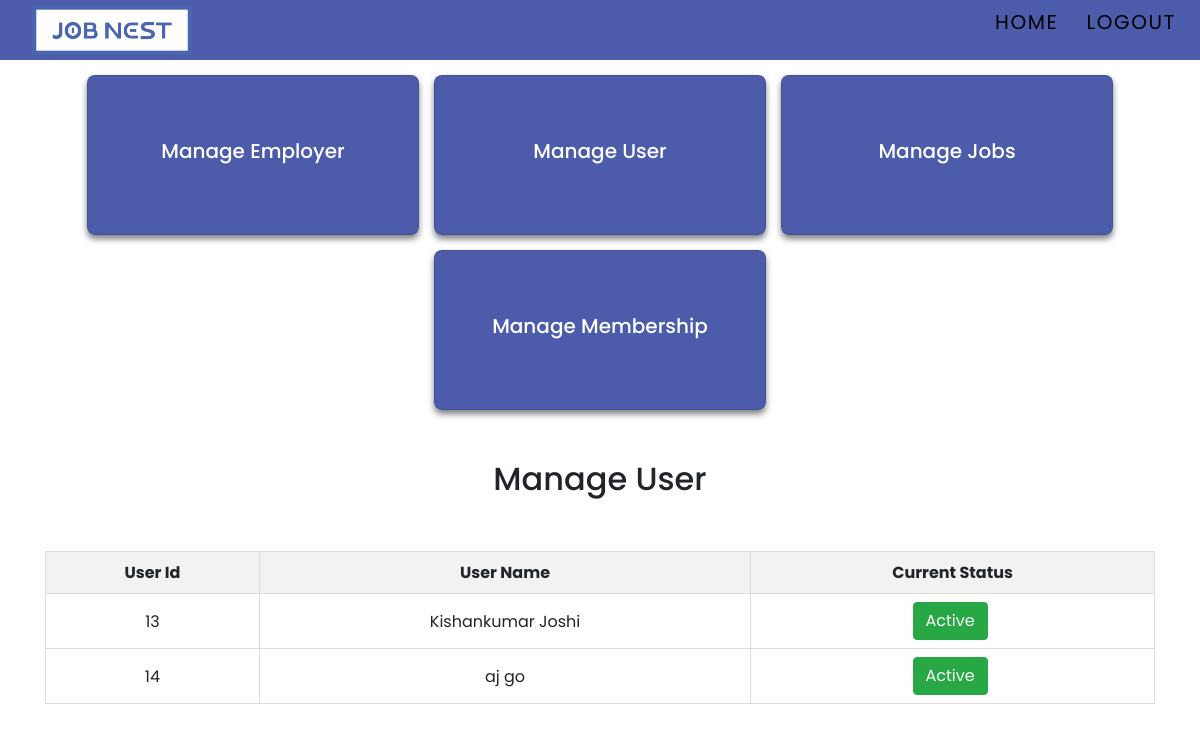
/Admin/manageuser.php (signed in), run on the app's committed database.
### tables this page shows
CREATE TABLE `tbl_users` (
  `User_id` int(11) NOT NULL,
  `First_Name` varchar(40) NOT NULL,
  `Last_Name` varchar(40) NOT NULL,
  `Email` varchar(80) NOT NULL,
  `Password` varchar(50) NOT NULL,
  `Phone` bigint(20) NOT NULL,
  `User` varchar(20) NOT NULL,
  `Status` int(11) NOT NULL
);

### Admin/manageuser.php (the view, shortened to what this page needs)
<?php include 'adminheader.php';
$usertype = "job seeker";
$sql = "SELECT User_id, First_Name, Last_Name, Status FROM tbl_users where User = '$usertype'";
$result = $dbconnection->query($sql);
$users = [];
if ($result->num_rows > 0) {
    while($row = $result->fetch_assoc()) {
        $users[] = $row;
    }
} else {
    echo "0 results";
}
?>
<!DOCTYPE html>
<html>
<head>
    <link rel="stylesheet" href="https://stackpath.bootstrapcdn.com/bootstrap/4.5.2/css/bootstrap.min.css">
</head>
<body>
<div class="container">
    <h2> Manage User</h2>
    <div class="table-container">
    <table>
        <thead>
            <tr>
                <th>User Id</th>
                <th>User Name</th>
                <th>Current Status</th>
            </tr>
        </thead>
        <tbody>
        <?php foreach ($users as $user): ?>
            <tr>
            <td><?php echo htmlspecialchars($user['User_id']); ?></td>
            <td><?php echo htmlspecialchars($user['First_Name']) . " " . htmlspecialchars($user['Last_Name']); ?></td>
            <td><form method="post" action="">
                        <center>
                            <button type="submit" class="btn <?php echo $user['Status'] ? 'btn-success' : 'btn-danger'; ?>" name="toggle_status">
                                <?php echo $user['Status'] ? 'Active' : 'Deactive'; ?>
                            </button>
                        </center>
                </form>
            </td>
            </tr>
        <?php endforeach; ?>
        </tbody>
    </table>
</div>
</body>
</html>

### Admin/manageuser.php (style rules this page uses)
* { margin: 0; padding: 0; box-sizing: border-box; font-family: 'Poppins','Open Sans',Arial; }
body { min-height: 100vh; background-size: cover; background-position: center; }
.container { display: flex; justify-content: center; align-items: center; flex-wrap: wrap; gap: 15px; padding: 15px; }
.table-container { width: 100%; overflow-x: auto; margin-top: 30px; }
table { width: 100%; border-collapse: collapse; }
th, td { border: 1px solid #dddddd; text-align: center; padding: 8px; }
th { background-color: #f2f2f2; }
td button { margin-right: 5px; cursor: pointer; }
h2 { text-align: center; margin-top: 20px; }

### data on the page
tbl_users: User_id "13", First_Name "Kishankumar", Last_Name "Joshi", Status "Active"
tbl_users: User_id "14", First_Name "aj", Last_Name "go", Status "Active"
